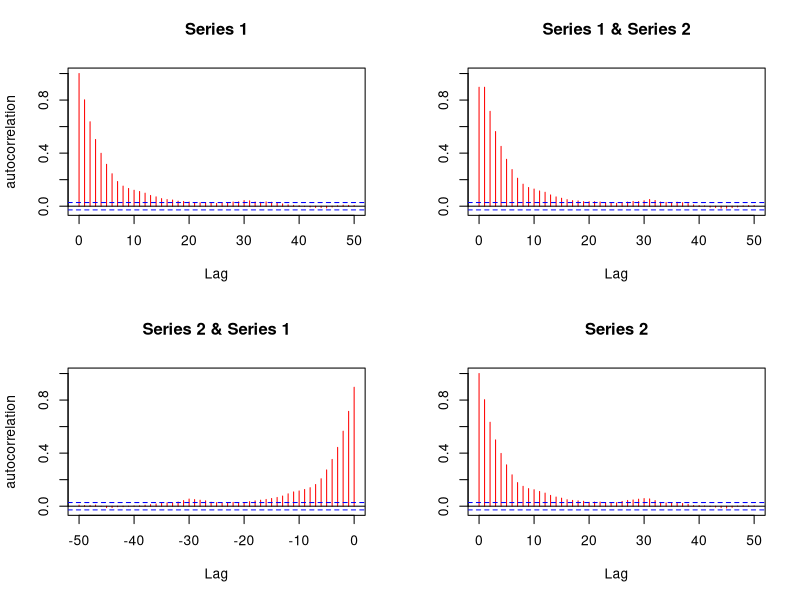
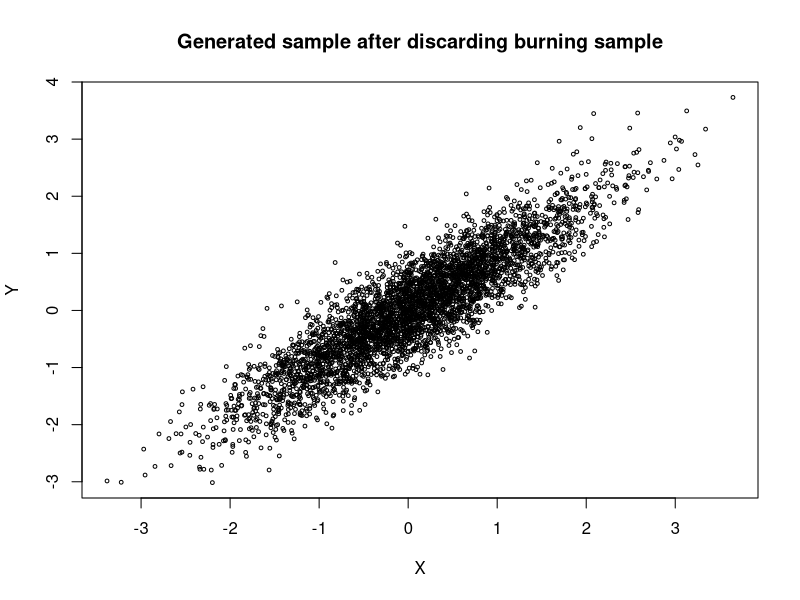
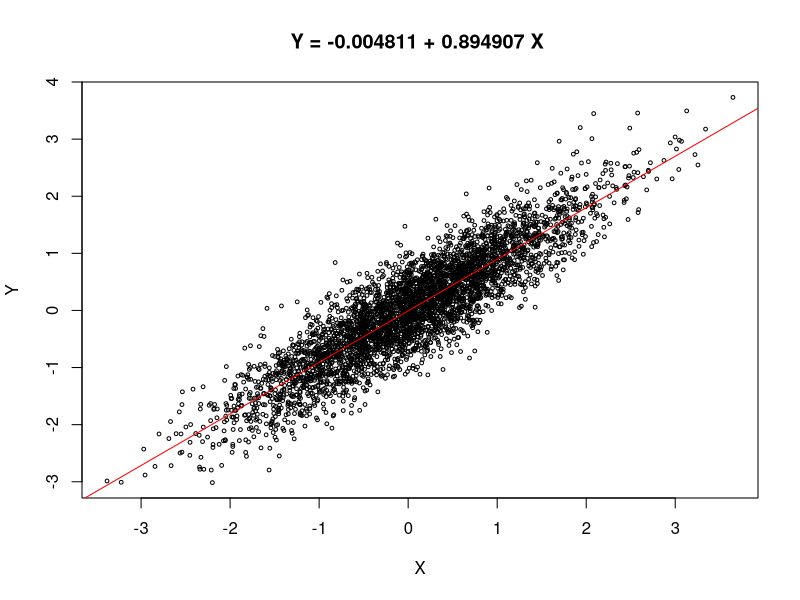
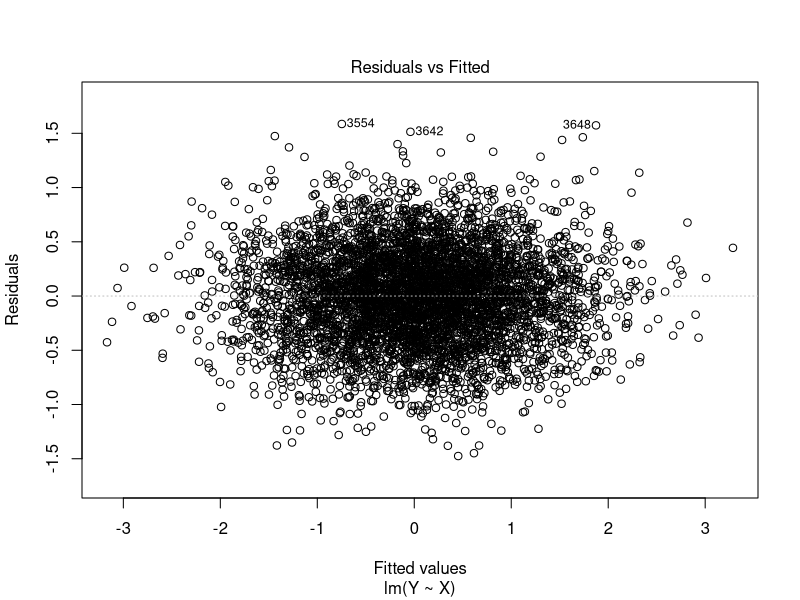
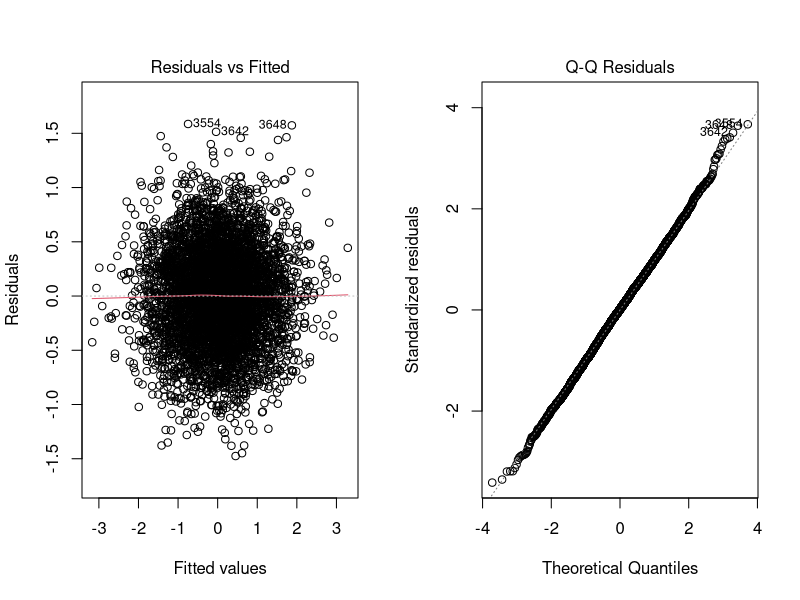

Generate these figures, in order, with R:
## ---- chunk 1

library(VGAM) # install VGAM package
#initialize constants and parameters
set.seed(1234)
N <- 5000 #length of chain
X <- matrix(0, N, 2) #the chain, a bivariate sample
rho <- 0.9 #correlation
mu_x <- 0
mu_y <- 0
sigma_x <- 1
sigma_y<- 1
s_x <- sqrt(1-rho^2)*sigma_x
s_y <- sqrt(1-rho^2)*sigma_y
###### generate the chain #####
X[1, ] <- c(mu_x, mu_y) #initialize
for (i in 2:N) {
  y <- X[i-1, 2]
  m_x <- mu_x + rho * (y - mu_y) * sigma_x/sigma_y
  X[i, 1] <- rnorm(1, m_x, s_x)
  x <- X[i, 1]
  m_y <- mu_y + rho * (x - mu_x) * sigma_y/sigma_x
  X[i, 2] <- rnorm(1, m_y, s_y)
}
x<-X[1:N, ]
acf(x, col = "red", lag.max = 50, ylab = "autocorrelation") 

#It can be seen that the highly correlated values in the first part
#of the chain. This tells us that the chain has not converged until
#1000th (20th lag).Therfore first 1000 observations are the burning sample.
#The last 4000 values can now be treated as the generated values
#from the bivariate normal distribution.


## ---- chunk 2
burn <- 1000 #burn-in length
b <- burn + 1
w <- X[b:N, ]
## ---- chunk 3

#sample correlation is very close to population correlation(=0.9)# compare sample statistics to parameters
colMeans(w)
#sample means are very close to population mean =0
cov(w)
#sample variances are very close to population variance(=1)
cor(w)
par(mfcol = c(1,1)) 
plot(w, main="Generated sample after discarding burning sample", cex=.5, xlab=bquote(X),
     ylab=bquote(Y), ylim=range(w[,2]))

## ---- chunk 4

Y<- X[, 2]
X<-X[, 1]
fit <- lm(Y~ X)
print(fit)
#The fitted regression line is:
#Y = -0.004811+0.894907 X


plot(w, main="Y = -0.004811 + 0.894907 X ", cex=.5, xlab=bquote(X),
     ylab=bquote(Y), ylim=range(w[,2]))
abline(fit,col="red")#regression line
## ---- chunk 5
par(mfcol = c(1,1))  # back to one figure panel
plot(fit, which = 1, add.smooth = FALSE)# residual plot
#a plot of residuals vs fits (1) and a QQ plot to check 
#for normality and constant variance of residuals
par(mfcol = c(1,2)) 
plot(fit, which = 1:2, add.smooth=TRUE)
